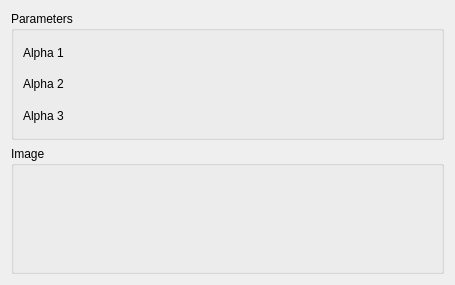
<?xml version="1.0" encoding="UTF-8"?>
<ui version="4.0">
 <class>SeismicLabGui::DlgSaragoniHart1974Modulation</class>
 <widget class="QWidget" name="SeismicLabGui::DlgSaragoniHart1974Modulation">
  <property name="geometry">
   <rect>
    <x>0</x>
    <y>0</y>
    <width>455</width>
    <height>285</height>
   </rect>
  </property>
  <property name="windowTitle">
   <string>Feature Parameters</string>
  </property>
  <property name="sizeGripEnabled" stdset="0">
   <bool>true</bool>
  </property>
  <layout class="QGridLayout" name="gridLayout">
   <item row="1" column="0">
    <widget class="QGroupBox" name="GroupBox5_5">
     <property name="title">
      <string>Image</string>
     </property>
     <layout class="QGridLayout" name="_6">
      <property name="leftMargin">
       <number>9</number>
      </property>
      <property name="topMargin">
       <number>9</number>
      </property>
      <property name="rightMargin">
       <number>9</number>
      </property>
      <property name="bottomMargin">
       <number>9</number>
      </property>
      <property name="spacing">
       <number>6</number>
      </property>
      <item row="1" column="0">
       <layout class="QHBoxLayout" name="horizontalLayout_9" stretch="0">
        <item>
         <widget class="QLabel" name="label_Image">
          <property name="text">
           <string/>
          </property>
         </widget>
        </item>
       </layout>
      </item>
     </layout>
    </widget>
   </item>
   <item row="0" column="0">
    <widget class="QGroupBox" name="GroupBox5_3">
     <property name="title">
      <string>Parameters</string>
     </property>
     <layout class="QGridLayout" name="_3">
      <property name="leftMargin">
       <number>9</number>
      </property>
      <property name="topMargin">
       <number>9</number>
      </property>
      <property name="rightMargin">
       <number>9</number>
      </property>
      <property name="bottomMargin">
       <number>9</number>
      </property>
      <property name="spacing">
       <number>6</number>
      </property>
      <item row="3" column="0">
       <layout class="QHBoxLayout" name="horizontalLayout_5" stretch="0,0">
        <item>
         <widget class="QLabel" name="label_5">
          <property name="text">
           <string>Alpha 3</string>
          </property>
         </widget>
        </item>
        <item>
         <widget class="Gui::QuantitySpinBox" name="doubleSpinBox_AlphaThree" native="true">
          <property name="keyboardTracking" stdset="0">
           <bool>false</bool>
          </property>
         </widget>
        </item>
       </layout>
      </item>
      <item row="2" column="0">
       <layout class="QHBoxLayout" name="horizontalLayout_4" stretch="0,0">
        <item>
         <widget class="QLabel" name="label_4">
          <property name="text">
           <string>Alpha 2</string>
          </property>
         </widget>
        </item>
        <item>
         <widget class="Gui::QuantitySpinBox" name="doubleSpinBox_AlphaTwo" native="true">
          <property name="keyboardTracking" stdset="0">
           <bool>false</bool>
          </property>
         </widget>
        </item>
       </layout>
      </item>
      <item row="1" column="0">
       <layout class="QHBoxLayout" name="horizontalLayout" stretch="0,0">
        <item>
         <widget class="QLabel" name="label">
          <property name="text">
           <string>Alpha 1</string>
          </property>
         </widget>
        </item>
        <item>
         <widget class="Gui::QuantitySpinBox" name="doubleSpinBox_AlphaOne" native="true">
          <property name="keyboardTracking" stdset="0">
           <bool>false</bool>
          </property>
         </widget>
        </item>
       </layout>
      </item>
     </layout>
    </widget>
   </item>
  </layout>
 </widget>
 <customwidgets>
  <customwidget>
   <class>Gui::QuantitySpinBox</class>
   <extends>QWidget</extends>
   <header>Gui/QuantitySpinBox.h</header>
  </customwidget>
 </customwidgets>
 <resources/>
 <connections/>
</ui>
